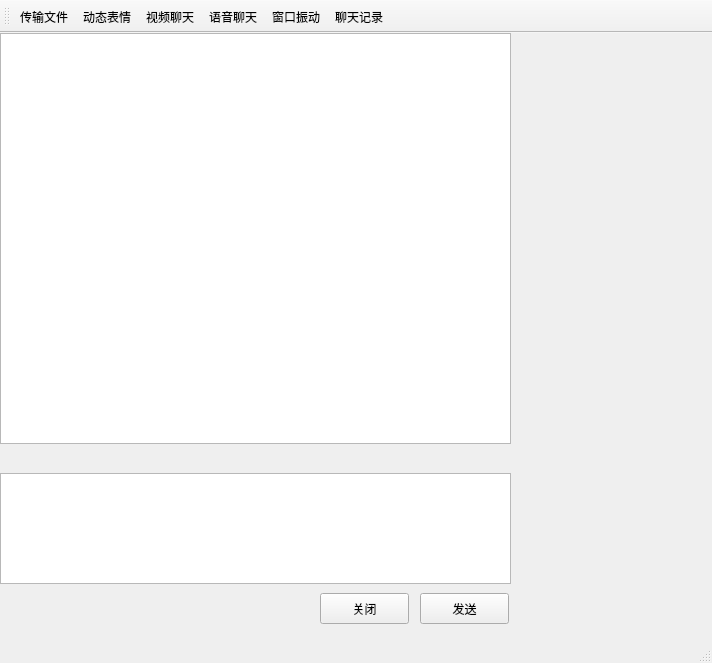
<?xml version="1.0" encoding="UTF-8"?>
<ui version="4.0">
 <class>MainWindow</class>
 <widget class="QMainWindow" name="MainWindow">
  <property name="geometry">
   <rect>
    <x>0</x>
    <y>0</y>
    <width>712</width>
    <height>663</height>
   </rect>
  </property>
  <property name="windowTitle">
   <string>MainWindow</string>
  </property>
  <widget class="QWidget" name="centralwidget">
   <widget class="QTextBrowser" name="textBrowser">
    <property name="geometry">
     <rect>
      <x>0</x>
      <y>0</y>
      <width>511</width>
      <height>411</height>
     </rect>
    </property>
   </widget>
   <widget class="QTextEdit" name="textEdit">
    <property name="geometry">
     <rect>
      <x>0</x>
      <y>440</y>
      <width>511</width>
      <height>111</height>
     </rect>
    </property>
   </widget>
   <widget class="QPushButton" name="pushButton_2">
    <property name="geometry">
     <rect>
      <x>320</x>
      <y>560</y>
      <width>89</width>
      <height>31</height>
     </rect>
    </property>
    <property name="text">
     <string>关闭</string>
    </property>
   </widget>
   <widget class="QPushButton" name="pushButton">
    <property name="geometry">
     <rect>
      <x>420</x>
      <y>560</y>
      <width>89</width>
      <height>31</height>
     </rect>
    </property>
    <property name="text">
     <string>发送</string>
    </property>
   </widget>
  </widget>
  <widget class="QStatusBar" name="statusbar"/>
  <widget class="QToolBar" name="toolBar">
   <property name="windowTitle">
    <string>toolBar</string>
   </property>
   <attribute name="toolBarArea">
    <enum>TopToolBarArea</enum>
   </attribute>
   <attribute name="toolBarBreak">
    <bool>false</bool>
   </attribute>
   <addaction name="actionTranFile"/>
   <addaction name="actionExpression"/>
   <addaction name="actionVideo"/>
   <addaction name="actionVoice"/>
   <addaction name="actionShake"/>
   <addaction name="actionHistory"/>
  </widget>
  <action name="actionTranFile">
   <property name="icon">
    <iconset>
     <normaloff>icons/folder.png</normaloff>icons/folder.png</iconset>
   </property>
   <property name="text">
    <string>传输文件</string>
   </property>
   <property name="toolTip">
    <string>传输文件</string>
   </property>
  </action>
  <action name="actionExpression">
   <property name="icon">
    <iconset>
     <normaloff>icons/f118.png</normaloff>icons/f118.png</iconset>
   </property>
   <property name="text">
    <string>动态表情</string>
   </property>
   <property name="toolTip">
    <string>动态表情</string>
   </property>
  </action>
  <action name="actionVideo">
   <property name="icon">
    <iconset>
     <normaloff>icons/web_camera.png</normaloff>icons/web_camera.png</iconset>
   </property>
   <property name="text">
    <string>视频聊天</string>
   </property>
   <property name="toolTip">
    <string>视频聊天</string>
   </property>
  </action>
  <action name="actionVoice">
   <property name="icon">
    <iconset>
     <normaloff>icons/voicedialer.png</normaloff>icons/voicedialer.png</iconset>
   </property>
   <property name="text">
    <string>语音聊天</string>
   </property>
   <property name="toolTip">
    <string>语音聊天</string>
   </property>
  </action>
  <action name="actionShake">
   <property name="icon">
    <iconset>
     <normaloff>icons/ringtone.png</normaloff>icons/ringtone.png</iconset>
   </property>
   <property name="text">
    <string>窗口振动</string>
   </property>
   <property name="toolTip">
    <string>窗口振动</string>
   </property>
  </action>
  <action name="actionHistory">
   <property name="icon">
    <iconset>
     <normaloff>icons/bubbles.png</normaloff>icons/bubbles.png</iconset>
   </property>
   <property name="text">
    <string>聊天记录</string>
   </property>
   <property name="toolTip">
    <string>聊天记录</string>
   </property>
  </action>
 </widget>
 <resources/>
 <connections/>
</ui>
